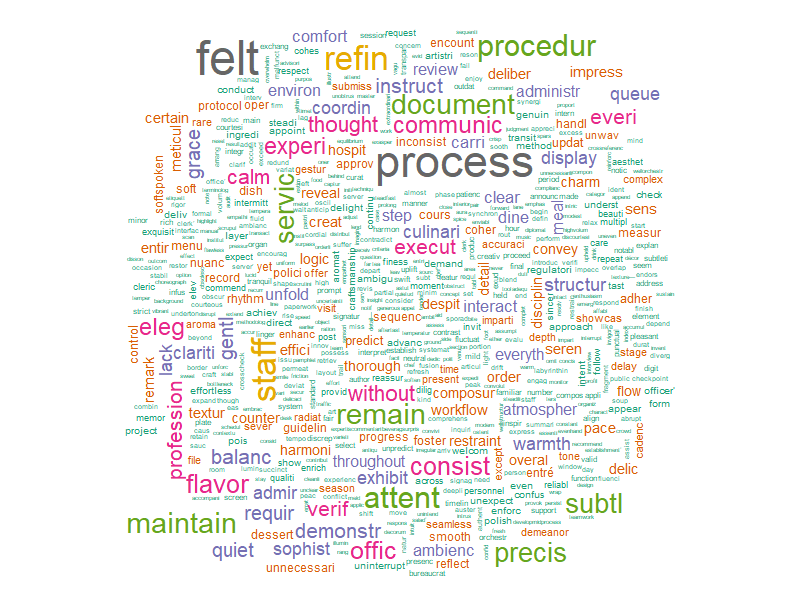

This figure's R source:
file.exists("wordcloud_exam.R")
file.exists("feedback.txt")

# PART 1 — DATA PREPARATION (25 pts)
# 1. Set working directory
setwd("C:/Users/beryl/Desktop/DM")
cat("Working directory:", getwd(), "\n")

# 2. Read the file using readLines()
raw_lines <- readLines("feedback.txt", encoding = "UTF-8")
raw_lines <- raw_lines[raw_lines != ""]

# 3. If feedback.txt contains "Category|Text", split it
split_line <- function(line) {
  if (grepl("\\|", line)) {
    parts <- strsplit(line, "\\|")[[1]]
    return(list(category = parts[1], text = paste(parts[-1], collapse = "")))
  } else {
    return(list(category = NA, text = line))
  }
}

parsed <- lapply(raw_lines, split_line)
feedback_df <- data.frame(
  category = sapply(parsed, `[[`, "category"),
  text     = sapply(parsed, `[[`, "text"),
  stringsAsFactors = FALSE
)

# 4. Create a Corpus from imported text
all_texts <- trimws(feedback_df$text)
all_texts <- all_texts[all_texts != ""]
library(tm)
library(SnowballC)
library(wordcloud)
library(RColorBrewer)
library(gridExtra)
library(grid)

corpus <- VCorpus(VectorSource(all_texts))

# 5. Clean the text with required steps
clean_corpus <- function(corp) {
  corp <- tm_map(corp, content_transformer(tolower))           # For lowercase
  corp <- tm_map(corp, removeNumbers)                          # For remove numbers
  corp <- tm_map(corp, removePunctuation)                      # For remove punctuation
  corp <- tm_map(corp, removeWords, stopwords("english"))      # For remove stopwords
  corp <- tm_map(corp, stripWhitespace)                        # For strip whitespace
  corp <- tm_map(corp, stemDocument, language = "english")     # For stem words
  return(corp)
}

corpus_clean <- clean_corpus(corpus)

# PART 2 — WORD FREQUENCY ANALYSIS (25 pts)

# 1. Create a Term–Document Matrix
tdm <- TermDocumentMatrix(corpus_clean)
tdm_mat <- as.matrix(tdm)

# 2. Convert matrix to word frequency table
word_freqs <- rowSums(tdm_mat)
word_freqs <- sort(word_freqs, decreasing = TRUE)
df_freq <- data.frame(
  word = names(word_freqs),
  freq = as.integer(word_freqs),
  row.names = NULL,
  stringsAsFactors = FALSE
)

# 3. Display the top 10 most frequent words
top10 <- head(df_freq, 10)
print(top10)

write.csv(top10, "top10_table.csv", row.names = FALSE)
dev.off()

# 5. Write 3–5 sentences interpreting the results
interpretation <- c(
  "The most frequent terms indicate the dominant themes mentioned across the customer feedback.",
  "High-frequency words suggest common topics such as service quality, staff behavior, or general experience.",
  "These terms help show what areas of the experience customers repeatedly highlight.",
  "Rare words, by contrast, may represent isolated or unique issues that occurred only once.",
  "Overall, word frequency analysis helps identify primary concerns and frequently mentioned topics."
)
writeLines(interpretation, "interpretation.txt")

# PART 3 — WORD CLOUD GENERATION (30 pts)

main_df <- df_freq[df_freq$freq >= 2, , drop = FALSE]
if (nrow(main_df) == 0) {
  main_df <- df_freq   # fallback if very small dataset
}

png("wordcloud_exam.png", width = 800, height = 600)
set.seed(123)
wordcloud(
  words = main_df$word,
  freq = main_df$freq,
  min.freq = 2,
  max.words = 1000,
  random.order = FALSE,
  rot.per = 0.1,
  scale = c(4, 0.4),
  colors = brewer.pal(8, "Dark2")
)
dev.off()

# PART 4 — ADVANCED TASK (20 pts)

# 1. Identify least frequent words (frequency = 1)
min_freq_present <- min(df_freq$freq)
rare_df <- df_freq[df_freq$freq == min_freq_present, , drop = FALSE]

if (nrow(rare_df) > 0) {
  # If the least frequent words have a frequency > 1, adjust min.freq
  plot_min_freq <- min_freq_present 
  
  message("Found ", nrow(rare_df), " words with the lowest frequency (freq=", plot_min_freq, "). Generating cloud...")
  
# 2. Create separate word cloud for this lowest frequency group
  png("wordcloud_rare.png", width = 800, height = 600)
  set.seed(321)
  wordcloud(
    words = rare_df$word,
    freq = rare_df$freq,
    min.freq = plot_min_freq,  # Use the actual lowest frequency
    max.words = 1000,
    random.order = FALSE,
    rot.per = 0.1,
    scale = c(3.5, 0.3),
    colors = brewer.pal(8, "Dark2")
  )
  dev.off()
  message("Successfully created 'wordcloud_rare.png' using words with frequency ", plot_min_freq, ".")
} else {
  message("The main frequency data frame (df_freq) is empty or invalid.")
}

